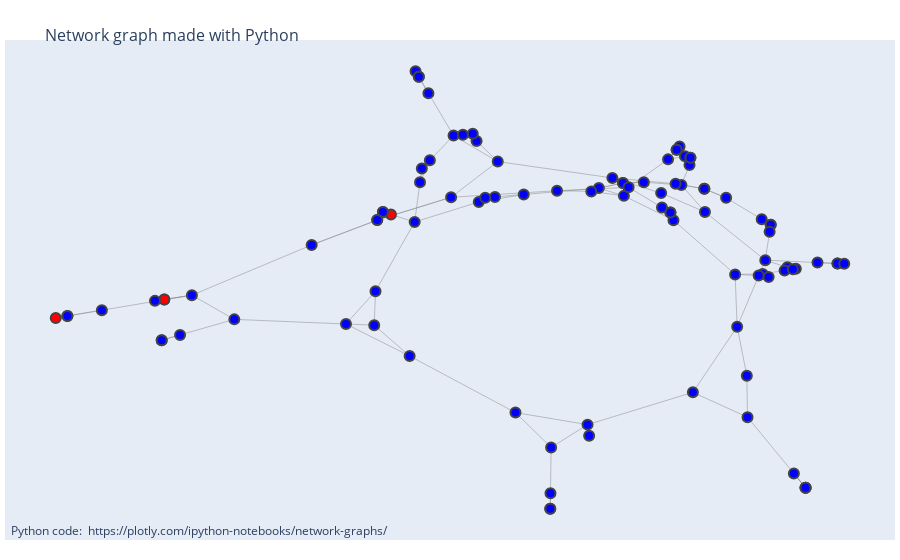

Notebook cell for this chart:
### Code cell
G = nx.relaxed_caveman_graph(25, 4, 0.25, seed=42)
initial_infection(G, .05)
plot_infection(G)

### Figure 1 — Plotly figure (JSON) as saved in the notebook; plotly's stock layout.template omitted (floating-point values rounded to 4 significant figures; data arrays with more than 128 entries replaced by an {"elided": "..."} marker saying what was removed)
{"data": [{"hoverinfo": "none", "line": {"color": "#888", "width": 0.5}, "mode": "lines", "type": "scatter", "x": {"elided": "450 float values"}, "y": {"elided": "450 float values"}}, {"hoverinfo": "text", "marker": {"color": ["blue", "red", "blue", "blue", "blue", "blue", "blue", "blue", "blue", "blue", "blue", "blue", "blue", "blue", "blue", "blue", "blue", "blue", "blue", "blue", "blue", "blue", "blue", "blue", "blue", "blue", "blue", "blue", "blue", "blue", "blue", "blue", "blue", "blue", "blue", "blue", "blue", "blue", "blue", "blue", "blue", "red", "red", "blue", "blue", "blue", "blue", "blue", "blue", "blue", "blue", "blue", "blue", "blue", "blue", "blue", "red", "blue", "blue", "blue", "blue", "blue", "blue", "blue", "blue", "blue", "blue", "blue", "blue", "blue", "blue", "blue", "blue", "blue", "red", "blue", "blue", "blue", "blue", "blue", "blue", "blue", "blue", "blue", "blue", "blue", "blue", "blue", "blue", "blue", "blue", "blue", "blue", "blue", "blue", "blue", "blue", "blue", "blue", "blue"], "line": {"width": 2}, "size": 10}, "mode": "markers", "text": ["Infected: True", "Infected: True", "Infected: True", "Infected: True", "Infected: True", "Infected: True", "Infected: True", "Infected: True", "Infected: True", "Infected: True", "Infected: True", "Infected: True", "Infected: True", "Infected: True", "Infected: True", "Infected: True", "Infected: True", "Infected: True", "Infected: True", "Infected: True", "Infected: True", "Infected: True", "Infected: True", "Infected: True", "Infected: True", "Infected: True", "Infected: True", "Infected: True", "Infected: True", "Infected: True", "Infected: True", "Infected: True", "Infected: True", "Infected: True", "Infected: True", "Infected: True", "Infected: True", "Infected: True", "Infected: True", "Infected: True", "Infected: True", "Infected: True", "Infected: True", "Infected: True", "Infected: True", "Infected: True", "Infected: True", "Infected: True", "Infected: True", "Infected: True", "Infected: True", "Infected: True", "Infected: True", "Infected: True", "Infected: True", "Infected: True", "Infected: True", "Infected: True", "Infected: True", "Infected: True", "Infected: True", "Infected: True", "Infected: True", "Infected: True", "Infected: True", "Infected: True", "Infected: True", "Infected: True", "Infected: True", "Infected: True", "Infected: True", "Infected: True", "Infected: True", "Infected: True", "Infected: True", "Infected: True", "Infected: True", "Infected: True", "Infected: True", "Infected: True", "Infected: True", "Infected: True", "Infected: True", "Infected: True", "Infected: True", "Infected: True", "Infected: True", "Infected: True", "Infected: True", "Infected: True", "Infected: True", "Infected: True", "Infected: True", "Infected: True", "Infected: True", "Infected: True", "Infected: True", "Infected: True", "Infected: True", "Infected: True"], "type": "scatter", "x": [-0.2723, -0.3184, -0.334, -0.334, 0.4089, -0.008823, -0.008411, -0.008823, 0.4019, 0.4194, 0.4194, 0.4173, 0.3502, 0.4038, 0.396, 0.4154, -0.06039, -0.1477, -0.1162, -0.1351, 0.4644, 0.4872, 0.4872, 0.4872, -0.2455, -0.2705, -0.2642, -0.2642, -0.1109, -0.1967, -0.152, -0.1785, 0.2459, -0.2584, -0.2428, -0.2619, 0.5492, 0.5104, 0.5492, 0.5623, -0.88, -0.9469, -0.9695, -0.9469, -0.345, -0.2015, -0.4724, -0.345, 0.06358, -0.07641, -0.007193, 0.0667, 0.3744, 0.2683, 0.3542, 0.373, 0.1324, 0.1324, 0.08562, 0.1729, -0.3508, -0.3484, -0.4057, -0.282, 0.4518, 0.4464, 0.4682, 0.4627, 0.1342, 0.1433, 0.07089, 0.004312, -0.705, -0.7587, -0.7587, -0.7768, -0.6226, -0.7637, -0.728, -0.7637, 0.2529, 0.2617, 0.2634, 0.2634, 0.22, 0.2424, 0.2367, 0.2367, 0.2905, 0.3328, 0.2346, 0.2905, 0.1119, 0.2917, -0.1594, 0.2066, 0.2246, 0.2305, 0.2246, 0.2082], "y": [0.1235, 0.1526, 0.1625, 0.1625, -0.02614, -1, -0.939, -1.0, 0.1343, 0.113, 0.113, 0.08481, -0.08195, -0.07991, -0.08637, -0.09198, 0.2312, 0.2017, 0.2216, 0.2183, -0.8617, -0.9177, -0.9177, -0.9177, 0.6282, 0.714, 0.6922, 0.6922, 0.3602, 0.4619, 0.4405, 0.4654, 0.2684, 0.3326, 0.3654, 0.2795, -0.03918, -0.03556, -0.03918, -0.04041, -0.2221, -0.2447, -0.2524, -0.2447, 0.131, 0.2204, 0.03357, 0.131, -0.6705, -0.6233, -0.7597, -0.714, -0.6412, -0.544, -0.2871, -0.4787, 0.2762, 0.2762, 0.2562, 0.2793, -0.2808, -0.1475, -0.2762, -0.4016, -0.05426, -0.06655, -0.05965, -0.0614, 0.2258, 0.2592, 0.2433, 0.2459, -0.1633, -0.1799, -0.1799, -0.1856, -0.2581, -0.3397, -0.319, -0.3397, 0.3807, 0.3466, 0.3751, 0.3751, 0.3688, 0.4191, 0.4063, 0.4063, 0.2533, 0.2181, 0.2731, 0.2533, 0.296, 0.163, 0.4692, 0.2367, 0.1604, 0.1306, 0.1604, 0.1804]}], "layout": {"annotations": [{"showarrow": false, "text": "Python code: <a href='https://plotly.com/ipython-notebooks/network-graphs/'> https://plotly.com/ipython-notebooks/network-graphs/</a>", "x": 0.005, "xref": "paper", "y": -0.002, "yref": "paper"}], "hovermode": "closest", "margin": {"b": 20, "l": 5, "r": 5, "t": 40}, "showlegend": false, "title": {"font": {"size": 16}, "text": "<br>Network graph made with Python"}, "xaxis": {"showgrid": false, "showticklabels": false, "zeroline": false}, "yaxis": {"showgrid": false, "showticklabels": false, "zeroline": false}}}
